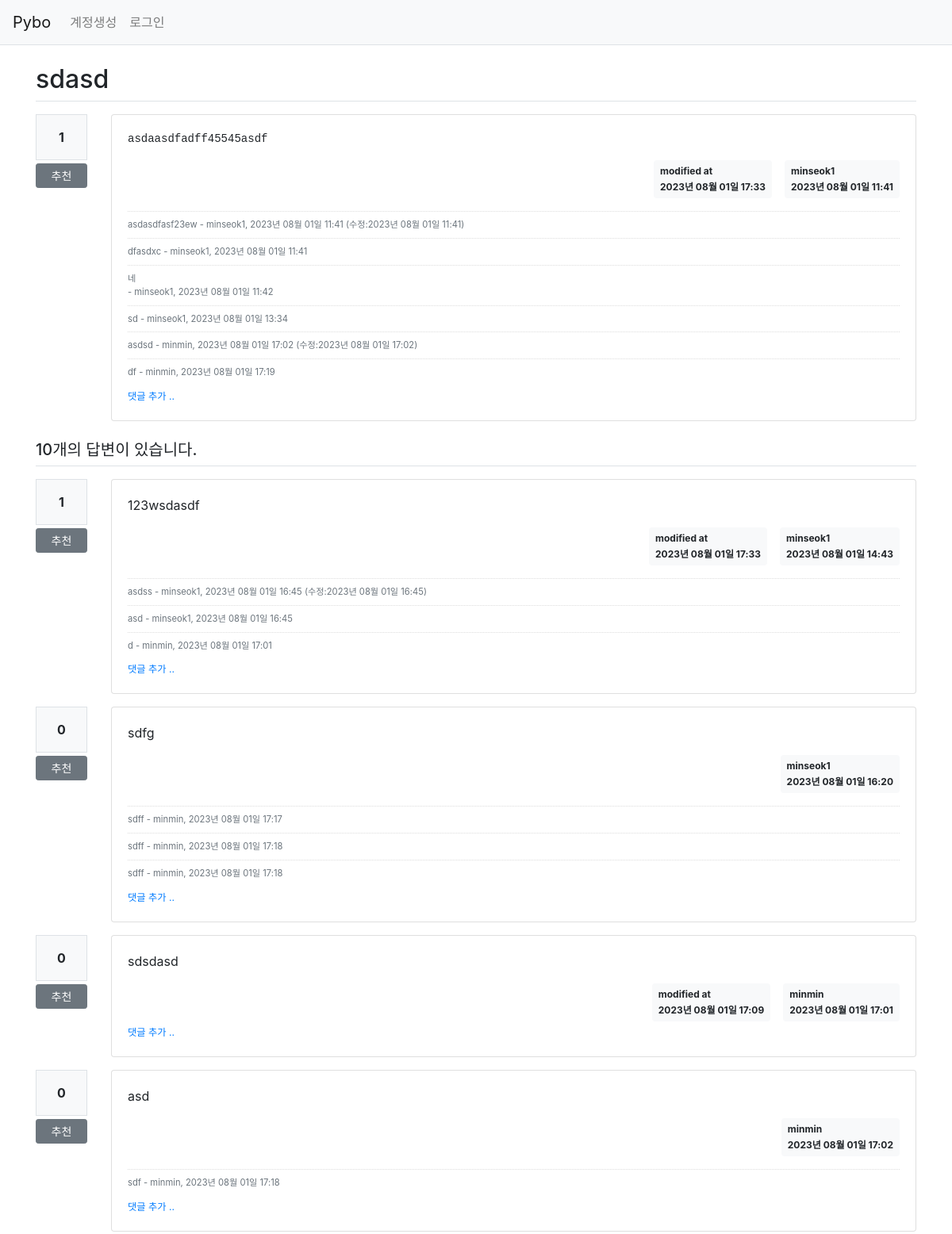
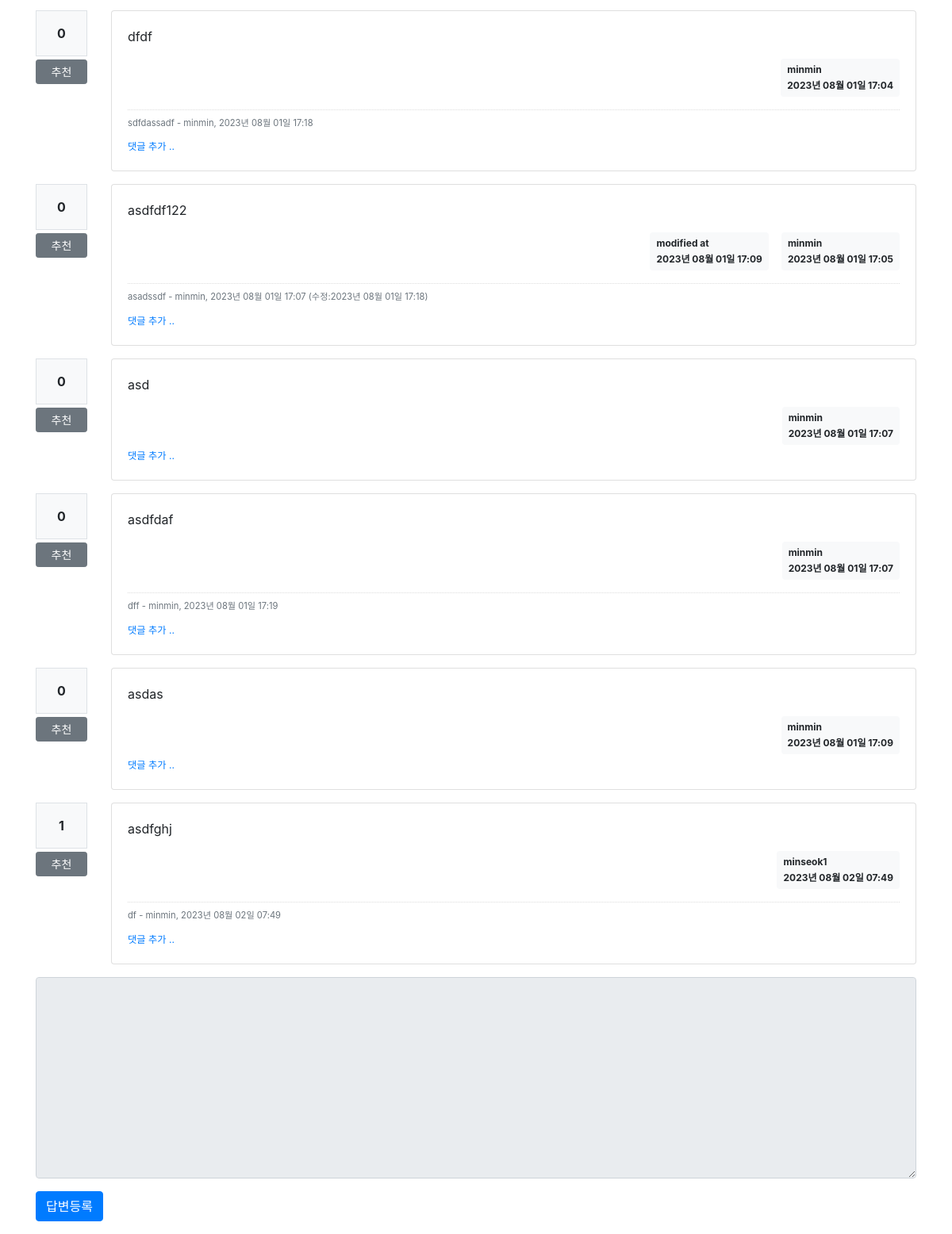
Page /question/detail/309/ on the committed database (2 pictures, top to bottom).
### pybo/models.py (models this page shows)
class Question(db.Model):
    id = db.Column(db.Integer, primary_key=True)
    subject = db.Column(db.String(200), nullable=False)
    content = db.Column(db.Text(), nullable=False)
    create_date = db.Column(db.DateTime(), nullable=False)
    user_id = db.Column(db.Integer, db.ForeignKey('user.id', ondelete='CASCADE'), nullable=True)
    user = db.relationship('User', backref=db.backref('question_set'))
    modify_date = db.Column(db.DateTime(), nullable=True)
    voter = db.relationship('User', secondary=question_voter, backref=db.backref('question_voter_set'))

class User(db.Model):
    id = db.Column(db.Integer, primary_key=True)
    username = db.Column(db.String(200), unique=True, nullable=False)
    password = db.Column(db.String(200), nullable=False)
    email = db.Column(db.String(120), unique=True, nullable=False)

class Comment(db.Model):
    id = db.Column(db.Integer, primary_key=True)
    user_id = db.Column(db.Integer, db.ForeignKey('user.id', ondelete='CASCADE'), nullable=False)
    user = db.relationship('User', backref=db.backref('comment_set'))
    content = db.Column(db.Text(), nullable=False)
    create_date = db.Column(db.DateTime(), nullable=False)
    modify_date = db.Column(db.DateTime())
    question_id = db.Column(db.Integer, db.ForeignKey('question.id', ondelete='CASCADE'), nullable=True)
    question = db.relationship('Question', backref=db.backref('comment_set'))
    answer_id = db.Column(db.Integer, db.ForeignKey('answer.id', ondelete='CASCADE'), nullable=True)
    answer = db.relationship('Answer', backref=db.backref('comment_set'))

class Answer(db.Model):
    id = db.Column(db.Integer, primary_key=True)
    question_id = db.Column(db.Integer, db.ForeignKey('question.id', ondelete='CASCADE'))
    question = db.relationship('Question', backref=db.backref('answer_set', ))
    content = db.Column(db.Text(), nullable=False)
    create_date = db.Column(db.DateTime(), nullable=False)
    user_id = db.Column(db.Integer, db.ForeignKey('user.id', ondelete='CASCADE'), nullable=False)
    user = db.relationship('User', backref=db.backref('answer_set'))
    modify_date = db.Column(db.DateTime(), nullable=True)
    voter = db.relationship('User', secondary=answer_voter, backref=db.backref('answer_voter_set'))

### pybo/views/question_views.py (the view)
@bp.route('/detail/<int:question_id>/')
def detail(question_id):
    form = AnswerForm()
    question = Question.query.get_or_404(question_id)
    return render_template('question/question_detail.html', question=question, form=form)

### pybo/forms.py
class AnswerForm(FlaskForm):
    content = TextAreaField('내용', validators=[DataRequired('내용은 필수 입력 항목입니다.')])

### pybo/filter.py (called while the page is built)
def format_datetime(value, fmt='%Y년 %m월 %d일 %H:%M'):
    return value.strftime(fmt)

### pybo/views/auth_views.py (called while the page is built)
@bp.before_app_request
def load_logged_in_user():
    user_id = session.get('user_id')
    if user_id is None:
        g.user = None
    else:
        g.user = User.query.get(user_id)

### pybo/templates/question/question_detail.html (shortened to what this page needs)
{% extends 'base.html' %}
{% block content %}
<div class="container my-3">
    <h2 class="border-bottom py-2">{{ question.subject }}</h2>
    <div class="row my-3">
        <div class="col-1">
            <div class="bg-light text-center p-3 border font-weight-bolder mb-1">{{ question.voter|length }}</div>
            <a href="#" data-uri="{{ url_for('vote.question', question_id=question.id) }}"
               class="recommend btn btn-sm btn-secondary btn-block my-1">추천</a>
        </div>
        <div class="col-11">
            <div class="card">
                <div class="card-body">
                    <div class="card-text">{{ question.content|markdown }}</div>
                    <div class="d-flex justify-content-end">
                        {% if question.modify_date %}
                        <div class="badge badge-light p-2 text-left mx-3">
                            <div class="mb-2">modified at</div>
                            <div>{{ question.modify_date|datetime }}</div>
                        </div>
                        {% endif %}
                        <div class="badge badge-light p-2 text-left">
                            <div class="mb-2">{{ question.user.username }}</div>
                            <div>{{ question.create_date|datetime }}</div>
                        </div>
                    </div>
                    {% if question.comment_set|length > 0 %}
                    <div class="mt-3">
                    {% for comment in question.comment_set %}
                        <div class="comment py-2 text-muted">
                            <span style="white-space: pre-line;">{{ comment.content }}</span>
                            <span>
                                - {{ comment.user.username }}, {{ comment.create_date|datetime }}
                                {% if comment.modify_date %}
                                (수정:{{ comment.modify_date|datetime }})
                                {% endif %}
                            </span>
                        </div>
                    {% endfor %}
                    </div>
                    {% endif %}
                    <div>
                        <a href="{{ url_for('comment.create_question', question_id=question.id) }}"
                           class="small"><small>댓글 추가 ..</small></a>
                    </div>
                </div>
            </div>
        </div>
    </div>
    <h5 class="border-bottom my-3 py-2">{{ question.answer_set|length }}개의 답변이 있습니다.</h5>
    {% for answer in question.answer_set %}
    <div class="row my-3">
        <div class="col-1">
            <div class="bg-light text-center p-3 border font-weight-bolder mb-1">{{ answer.voter|length }}</div>
            <a href="#" data-uri="{{ url_for('vote.answer', answer_id=answer.id) }}"
                class="recommend btn btn-sm btn-secondary btn-block my-1">추천</a>
        </div>
        <div class="col-11">
            <div class="card">
                <div class="card-body">
                    <div class="card-text">{{ answer.content|markdown }}</div>
                    <div class="d-flex justify-content-end">
                        {% if answer.modify_date %}
                        <div class="badge badge-light p-2 text-left mx-3">
                            <div class="mb-2">modified at</div>
                            <div>{{ answer.modify_date|datetime }}</div>
                        </div>
                        {% endif %}
                        <div class="badge badge-light p-2 text-left">
                            <div class="mb-2">{{ answer.user.username }}</div>
                            <div>{{ answer.create_date|datetime }}</div>
                        </div>
                    </div>
                    {% if answer.comment_set|length > 0 %}
                    <div class="mt-3">
                    {% for comment in answer.comment_set %}
                        <div class="comment py-2 text-muted">
                            <span style="white-space: pre-line;">{{ comment.content }}</span>
                            <span>
                                - {{ comment.user.username }}, {{ comment.create_date|datetime }}
                                {% if comment.modify_date %}
                                (수정:{{ comment.modify_date|datetime }})
                                {% endif %}
                            </span>
                        </div>
                    {% endfor %}
                    </div>
                    {% endif %}
                    <div>
                        <a href="{{ url_for('comment.create_answer', answer_id=answer.id) }}"
                           class="small"><small>댓글 추가 ..</small></a>
                    </div>
                </div>
            </div>
        </div>
    </div>
    {% endfor %}
    <form action="{{ url_for('answer.create', question_id=question.id) }}" method="post" class="my-3">
        <div class="form-group">
            <textarea {% if not g.user %}disabled{% endif %}
                    name="content" id="content" class="form-control" rows="10"></textarea>
        </div>
        <input type="submit" value="답변등록" class="btn btn-primary">
    </form>
</div>
{% endblock %}

### pybo/static/style.css (style rules this page uses)
.comment { border-top:dotted 1px #ddd; font-size:0.7em; }

### rows in the picture
Question: subject "sdasd", content "asdaasdfadff45545asdf", modify_date "2023년 08월 01일 17:33", create_date "2023년 08월 01일 11:41"
User: user.username "minseok1"
Comment: content "asdasdfasf23ew", user.username "minseok1", create_date "2023년 08월 01일 11:41", modify_date "2023년 08월 01일 11:41"
Comment: content "dfasdxc", user.username "minseok1", create_date "2023년 08월 01일 11:41"
Comment: content "네", user.username "minseok1", create_date "2023년 08월 01일 11:42"
Comment: content "sd", user.username "minseok1", create_date "2023년 08월 01일 13:34"
Comment: content "asdsd", user.username "minmin", create_date "2023년 08월 01일 17:02", modify_date "2023년 08월 01일 17:02"
Comment: content "df", user.username "minmin", create_date "2023년 08월 01일 17:19"
Answer: voter|length "1", content "123wsdasdf", modify_date "2023년 08월 01일 17:33", user.username "minseok1", create_date "2023년 08월 01일 14:43"
Comment: content "asdss", user.username "minseok1", create_date "2023년 08월 01일 16:45", modify_date "2023년 08월 01일 16:45"
Comment: content "asd", user.username "minseok1", create_date "2023년 08월 01일 16:45"
Comment: content "d", user.username "minmin", create_date "2023년 08월 01일 17:01"
Answer: voter|length "0", content "sdfg", user.username "minseok1", create_date "2023년 08월 01일 16:20"
Comment: content "sdff", user.username "minmin", create_date "2023년 08월 01일 17:17"
Comment: content "sdff", user.username "minmin", create_date "2023년 08월 01일 17:18"
Comment: content "sdff", user.username "minmin", create_date "2023년 08월 01일 17:18"
Answer: voter|length "0", content "sdsdasd", modify_date "2023년 08월 01일 17:09", user.username "minmin", create_date "2023년 08월 01일 17:01"
Answer: voter|length "0", content "asd", user.username "minmin", create_date "2023년 08월 01일 17:02"
Comment: content "sdf", user.username "minmin", create_date "2023년 08월 01일 17:18"
Answer: voter|length "0", content "dfdf", user.username "minmin", create_date "2023년 08월 01일 17:04"
Comment: content "sdfdassadf", user.username "minmin", create_date "2023년 08월 01일 17:18"
Answer: voter|length "0", content "asdfdf122", modify_date "2023년 08월 01일 17:09", user.username "minmin", create_date "2023년 08월 01일 17:05"
Comment: content "asadssdf", user.username "minmin", create_date "2023년 08월 01일 17:07", modify_date "2023년 08월 01일 17:18"
Answer: voter|length "0", content "asd", user.username "minmin", create_date "2023년 08월 01일 17:07"
Answer: voter|length "0", content "asdfdaf", user.username "minmin", create_date "2023년 08월 01일 17:07"
Comment: content "dff", user.username "minmin", create_date "2023년 08월 01일 17:19"
Answer: voter|length "0", content "asdas", user.username "minmin", create_date "2023년 08월 01일 17:09"
Answer: voter|length "1", content "asdfghj", user.username "minseok1", create_date "2023년 08월 02일 07:49"
Comment: content "df", user.username "minmin", create_date "2023년 08월 02일 07:49"

### other values in the picture
{{ question.voter|length }} "1"
{{ question.answer_set|length }} "10"
